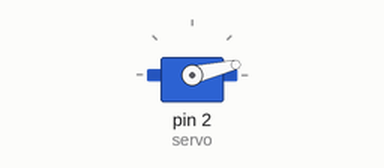
Simulated run of this sketch. Board: Arduino Uno, built with avr-gcc and run on an emulated ATmega328P. Parts: servo.

Above: at 0.05 s.
At 0.65 s:
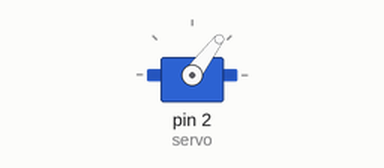
At 1.3 s:
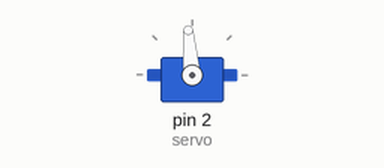
At 2.55 s:
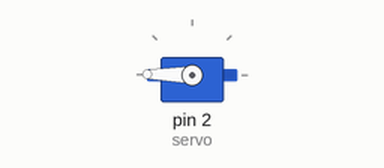
Timing chart, 0 to 5.9 s (numbered marks = the images above):
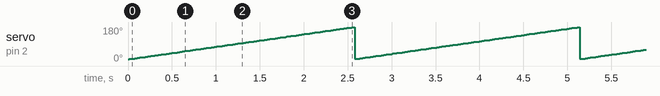

Measured:
- by itself, servo on pin 2 (servo): ramps from 11° to 179° and jumps back, once every 2.6 s

The sketch:

Arduino_Blink_Assignment.ino
```cpp
/*
  Created by: Jonathan P-A
  Created on: October 11

  Makes a servo turn to 180 degrees and then back to 10 repeatedly
*/

#include <Servo.h>

Servo servo;
int angle = 10;

void setup() {
  servo.attach(2);
  servo.write(angle);
}

void loop() {
  // scan from 0 to 180 degrees
  for(angle = 10; angle < 180; angle++) {
    servo.write(angle);
    delay(15);
  }
  // now scan back from 180 to 0 degrees
  for(angle = 180; angle < 10; angle--) {
    servo.write(angle);
    delay(15);
  }
}
```
